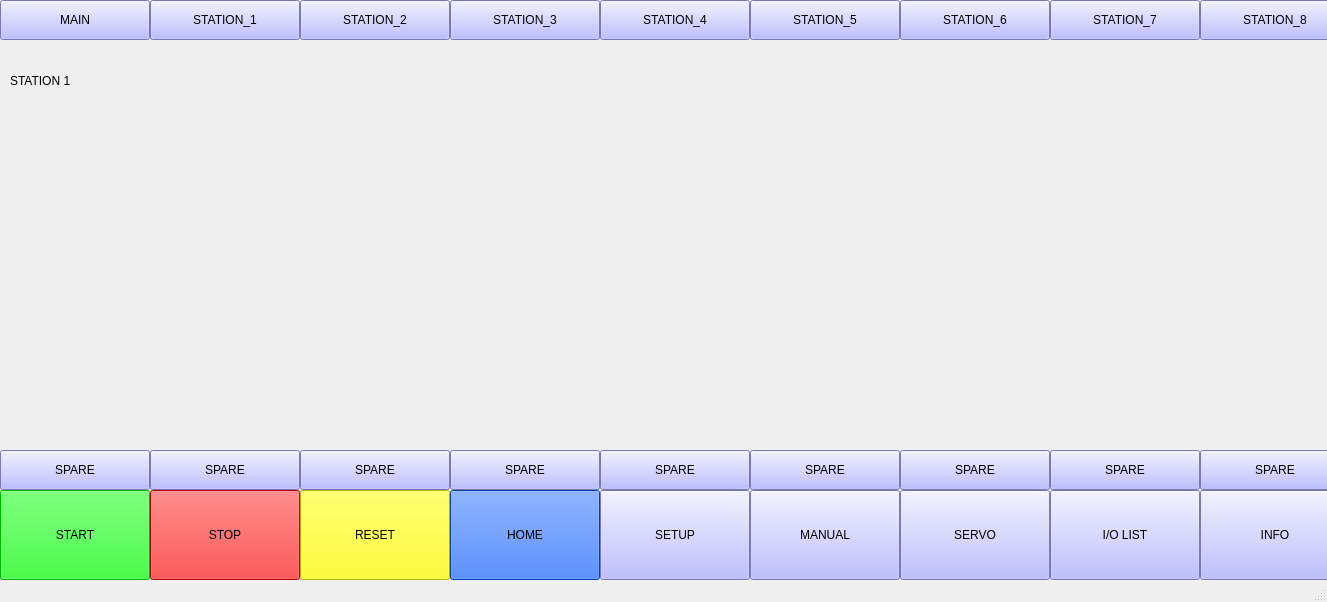
<?xml version="1.0" encoding="UTF-8"?>
<ui version="4.0">
 <class>MainWindow1</class>
 <widget class="QMainWindow" name="MainWindow1">
  <property name="geometry">
   <rect>
    <x>0</x>
    <y>0</y>
    <width>1327</width>
    <height>602</height>
   </rect>
  </property>
  <property name="windowTitle">
   <string>MainWindow</string>
  </property>
  <widget class="QWidget" name="centralwidget">
   <widget class="QPushButton" name="pushButton">
    <property name="geometry">
     <rect>
      <x>0</x>
      <y>490</y>
      <width>150</width>
      <height>90</height>
     </rect>
    </property>
    <property name="styleSheet">
     <string notr="true">background-color: rgb(0, 255, 0);
font: 700 16pt &quot;Segoe UI&quot;;
</string>
    </property>
    <property name="text">
     <string>START</string>
    </property>
   </widget>
   <widget class="QPushButton" name="pushButton_2">
    <property name="geometry">
     <rect>
      <x>150</x>
      <y>490</y>
      <width>150</width>
      <height>90</height>
     </rect>
    </property>
    <property name="styleSheet">
     <string notr="true">background-color: rgb(255, 0, 0);
font: 700 16pt &quot;Segoe UI&quot;;</string>
    </property>
    <property name="text">
     <string>STOP</string>
    </property>
   </widget>
   <widget class="QPushButton" name="pushButton_3">
    <property name="geometry">
     <rect>
      <x>300</x>
      <y>490</y>
      <width>150</width>
      <height>90</height>
     </rect>
    </property>
    <property name="styleSheet">
     <string notr="true">background-color:rgb(255, 255, 0);
font: 700 16pt &quot;Segoe UI&quot;;</string>
    </property>
    <property name="text">
     <string>RESET</string>
    </property>
   </widget>
   <widget class="QPushButton" name="pushButton_4">
    <property name="geometry">
     <rect>
      <x>450</x>
      <y>490</y>
      <width>150</width>
      <height>90</height>
     </rect>
    </property>
    <property name="styleSheet">
     <string notr="true">background-color:rgb(0, 85, 255);
font: 700 16pt &quot;Segoe UI&quot;;</string>
    </property>
    <property name="text">
     <string>HOME</string>
    </property>
   </widget>
   <widget class="QPushButton" name="pushButton_5">
    <property name="geometry">
     <rect>
      <x>600</x>
      <y>490</y>
      <width>150</width>
      <height>90</height>
     </rect>
    </property>
    <property name="toolTip">
     <string>&lt;html&gt;&lt;head/&gt;&lt;body&gt;&lt;pre style=&quot;-qt-paragraph-type:empty; margin-top:0px; margin-bottom:25px; margin-left:0px; margin-right:0px; -qt-block-indent:0; text-indent:0px; line-height:150%; font-family:'Courier New'; background-color:#3a4055;&quot;&gt;&lt;br/&gt;&lt;/pre&gt;&lt;/body&gt;&lt;/html&gt;</string>
    </property>
    <property name="styleSheet">
     <string notr="true">background-color: rgb(170, 170, 255);
font: 700 16pt &quot;Segoe UI&quot;;</string>
    </property>
    <property name="text">
     <string>SETUP</string>
    </property>
   </widget>
   <widget class="QPushButton" name="pushButton_6">
    <property name="geometry">
     <rect>
      <x>750</x>
      <y>490</y>
      <width>150</width>
      <height>90</height>
     </rect>
    </property>
    <property name="styleSheet">
     <string notr="true">background-color: rgb(170, 170, 255);
font: 700 16pt &quot;Segoe UI&quot;;</string>
    </property>
    <property name="text">
     <string>MANUAL</string>
    </property>
   </widget>
   <widget class="QPushButton" name="pushButton_7">
    <property name="geometry">
     <rect>
      <x>900</x>
      <y>490</y>
      <width>150</width>
      <height>90</height>
     </rect>
    </property>
    <property name="styleSheet">
     <string notr="true">background-color: rgb(170, 170, 255);
font: 700 16pt &quot;Segoe UI&quot;;</string>
    </property>
    <property name="text">
     <string>SERVO</string>
    </property>
   </widget>
   <widget class="QPushButton" name="pushButton_8">
    <property name="geometry">
     <rect>
      <x>1050</x>
      <y>490</y>
      <width>150</width>
      <height>90</height>
     </rect>
    </property>
    <property name="styleSheet">
     <string notr="true">background-color: rgb(170, 170, 255);
font: 700 16pt &quot;Segoe UI&quot;;</string>
    </property>
    <property name="text">
     <string>I/O LIST</string>
    </property>
   </widget>
   <widget class="QPushButton" name="pushButton_9">
    <property name="geometry">
     <rect>
      <x>750</x>
      <y>0</y>
      <width>150</width>
      <height>40</height>
     </rect>
    </property>
    <property name="styleSheet">
     <string notr="true">background-color: rgb(170, 170, 255);</string>
    </property>
    <property name="text">
     <string>STATION_5</string>
    </property>
   </widget>
   <widget class="QPushButton" name="pushButton_10">
    <property name="geometry">
     <rect>
      <x>600</x>
      <y>0</y>
      <width>150</width>
      <height>40</height>
     </rect>
    </property>
    <property name="styleSheet">
     <string notr="true">background-color: rgb(170, 170, 255);</string>
    </property>
    <property name="text">
     <string>STATION_4</string>
    </property>
   </widget>
   <widget class="QPushButton" name="pushButton_11">
    <property name="geometry">
     <rect>
      <x>900</x>
      <y>0</y>
      <width>150</width>
      <height>40</height>
     </rect>
    </property>
    <property name="styleSheet">
     <string notr="true">background-color: rgb(170, 170, 255);</string>
    </property>
    <property name="text">
     <string>STATION_6</string>
    </property>
   </widget>
   <widget class="QPushButton" name="pushButton_12">
    <property name="geometry">
     <rect>
      <x>300</x>
      <y>0</y>
      <width>150</width>
      <height>40</height>
     </rect>
    </property>
    <property name="styleSheet">
     <string notr="true">background-color: rgb(170, 170, 255);</string>
    </property>
    <property name="text">
     <string>STATION_2</string>
    </property>
   </widget>
   <widget class="QPushButton" name="pushButton_13">
    <property name="geometry">
     <rect>
      <x>450</x>
      <y>0</y>
      <width>150</width>
      <height>40</height>
     </rect>
    </property>
    <property name="styleSheet">
     <string notr="true">background-color: rgb(170, 170, 255);</string>
    </property>
    <property name="text">
     <string>STATION_3</string>
    </property>
   </widget>
   <widget class="QPushButton" name="pushButton_14">
    <property name="geometry">
     <rect>
      <x>150</x>
      <y>0</y>
      <width>150</width>
      <height>40</height>
     </rect>
    </property>
    <property name="styleSheet">
     <string notr="true">background-color: rgb(170, 170, 255);</string>
    </property>
    <property name="text">
     <string>STATION_1</string>
    </property>
   </widget>
   <widget class="QPushButton" name="pushButton_15">
    <property name="geometry">
     <rect>
      <x>1050</x>
      <y>0</y>
      <width>150</width>
      <height>40</height>
     </rect>
    </property>
    <property name="styleSheet">
     <string notr="true">background-color: rgb(170, 170, 255);
</string>
    </property>
    <property name="text">
     <string>STATION_7</string>
    </property>
   </widget>
   <widget class="QPushButton" name="pushButton_16">
    <property name="geometry">
     <rect>
      <x>0</x>
      <y>0</y>
      <width>150</width>
      <height>40</height>
     </rect>
    </property>
    <property name="styleSheet">
     <string notr="true">background-color: rgb(170, 170, 255);

</string>
    </property>
    <property name="text">
     <string>MAIN</string>
    </property>
   </widget>
   <widget class="QPushButton" name="pushButton_17">
    <property name="geometry">
     <rect>
      <x>1200</x>
      <y>490</y>
      <width>150</width>
      <height>90</height>
     </rect>
    </property>
    <property name="styleSheet">
     <string notr="true">background-color: rgb(170, 170, 255);
font: 700 16pt &quot;Segoe UI&quot;;</string>
    </property>
    <property name="text">
     <string>INFO</string>
    </property>
   </widget>
   <widget class="QPushButton" name="pushButton_18">
    <property name="geometry">
     <rect>
      <x>1200</x>
      <y>0</y>
      <width>150</width>
      <height>40</height>
     </rect>
    </property>
    <property name="styleSheet">
     <string notr="true">background-color: rgb(170, 170, 255);
</string>
    </property>
    <property name="text">
     <string>STATION_8</string>
    </property>
   </widget>
   <widget class="QPushButton" name="pushButton_19">
    <property name="geometry">
     <rect>
      <x>150</x>
      <y>450</y>
      <width>150</width>
      <height>40</height>
     </rect>
    </property>
    <property name="styleSheet">
     <string notr="true">background-color: rgb(170, 170, 255);</string>
    </property>
    <property name="text">
     <string>SPARE</string>
    </property>
   </widget>
   <widget class="QPushButton" name="pushButton_20">
    <property name="geometry">
     <rect>
      <x>1200</x>
      <y>450</y>
      <width>150</width>
      <height>40</height>
     </rect>
    </property>
    <property name="styleSheet">
     <string notr="true">background-color: rgb(170, 170, 255);
</string>
    </property>
    <property name="text">
     <string>SPARE</string>
    </property>
   </widget>
   <widget class="QPushButton" name="pushButton_21">
    <property name="geometry">
     <rect>
      <x>750</x>
      <y>450</y>
      <width>150</width>
      <height>40</height>
     </rect>
    </property>
    <property name="styleSheet">
     <string notr="true">background-color: rgb(170, 170, 255);</string>
    </property>
    <property name="text">
     <string>SPARE</string>
    </property>
   </widget>
   <widget class="QPushButton" name="pushButton_22">
    <property name="geometry">
     <rect>
      <x>300</x>
      <y>450</y>
      <width>150</width>
      <height>40</height>
     </rect>
    </property>
    <property name="styleSheet">
     <string notr="true">background-color: rgb(170, 170, 255);</string>
    </property>
    <property name="text">
     <string>SPARE</string>
    </property>
   </widget>
   <widget class="QPushButton" name="pushButton_23">
    <property name="geometry">
     <rect>
      <x>450</x>
      <y>450</y>
      <width>150</width>
      <height>40</height>
     </rect>
    </property>
    <property name="styleSheet">
     <string notr="true">background-color: rgb(170, 170, 255);</string>
    </property>
    <property name="text">
     <string>SPARE</string>
    </property>
   </widget>
   <widget class="QPushButton" name="pushButton_24">
    <property name="geometry">
     <rect>
      <x>1050</x>
      <y>450</y>
      <width>150</width>
      <height>40</height>
     </rect>
    </property>
    <property name="styleSheet">
     <string notr="true">background-color: rgb(170, 170, 255);
</string>
    </property>
    <property name="text">
     <string>SPARE</string>
    </property>
   </widget>
   <widget class="QPushButton" name="pushButton_25">
    <property name="geometry">
     <rect>
      <x>900</x>
      <y>450</y>
      <width>150</width>
      <height>40</height>
     </rect>
    </property>
    <property name="styleSheet">
     <string notr="true">background-color: rgb(170, 170, 255);</string>
    </property>
    <property name="text">
     <string>SPARE</string>
    </property>
   </widget>
   <widget class="QPushButton" name="pushButton_26">
    <property name="geometry">
     <rect>
      <x>0</x>
      <y>450</y>
      <width>150</width>
      <height>40</height>
     </rect>
    </property>
    <property name="styleSheet">
     <string notr="true">background-color: rgb(170, 170, 255);

</string>
    </property>
    <property name="text">
     <string>SPARE</string>
    </property>
   </widget>
   <widget class="QPushButton" name="pushButton_27">
    <property name="geometry">
     <rect>
      <x>600</x>
      <y>450</y>
      <width>150</width>
      <height>40</height>
     </rect>
    </property>
    <property name="styleSheet">
     <string notr="true">background-color: rgb(170, 170, 255);</string>
    </property>
    <property name="text">
     <string>SPARE</string>
    </property>
   </widget>
   <widget class="QLabel" name="label">
    <property name="geometry">
     <rect>
      <x>10</x>
      <y>40</y>
      <width>201</width>
      <height>81</height>
     </rect>
    </property>
    <property name="styleSheet">
     <string notr="true">
font: 700 26pt &quot;Segoe UI&quot;;</string>
    </property>
    <property name="text">
     <string>STATION 1</string>
    </property>
   </widget>
  </widget>
  <widget class="QMenuBar" name="menubar">
   <property name="geometry">
    <rect>
     <x>0</x>
     <y>0</y>
     <width>1327</width>
     <height>22</height>
    </rect>
   </property>
  </widget>
  <widget class="QStatusBar" name="statusbar"/>
 </widget>
 <resources/>
 <connections/>
</ui>
